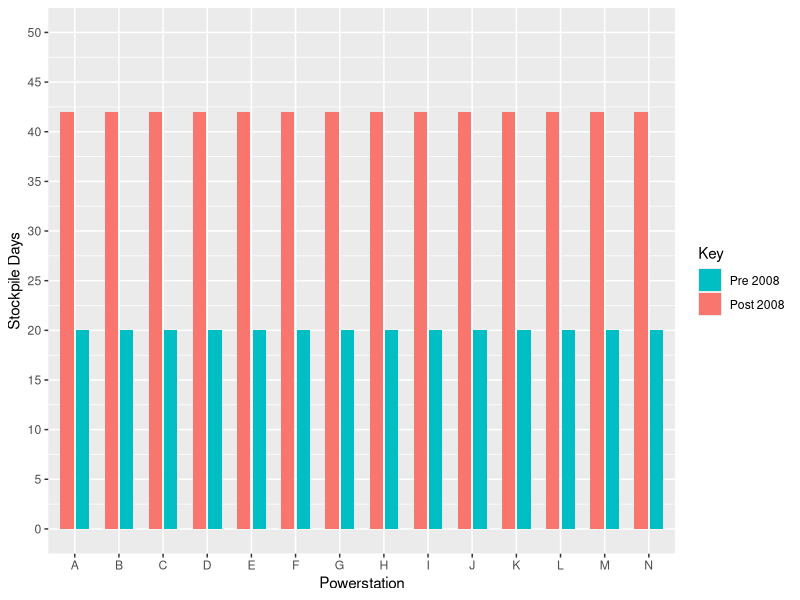
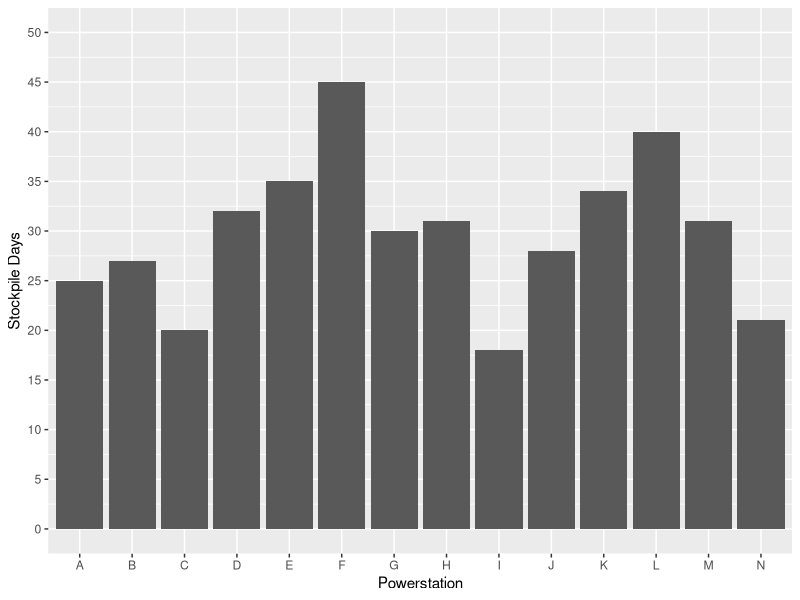
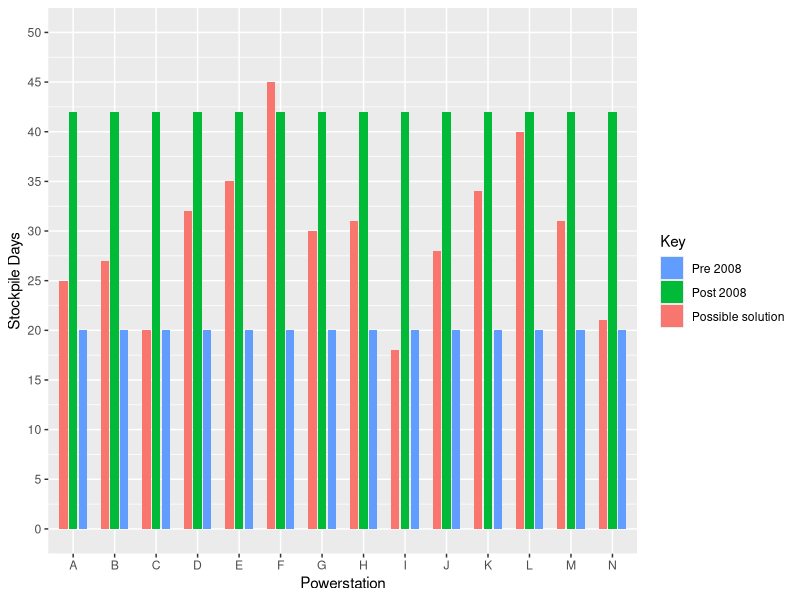
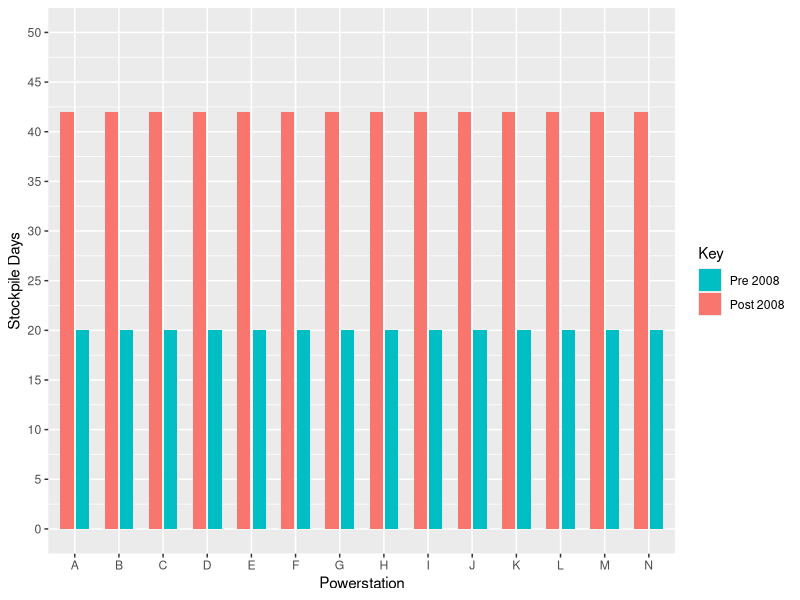
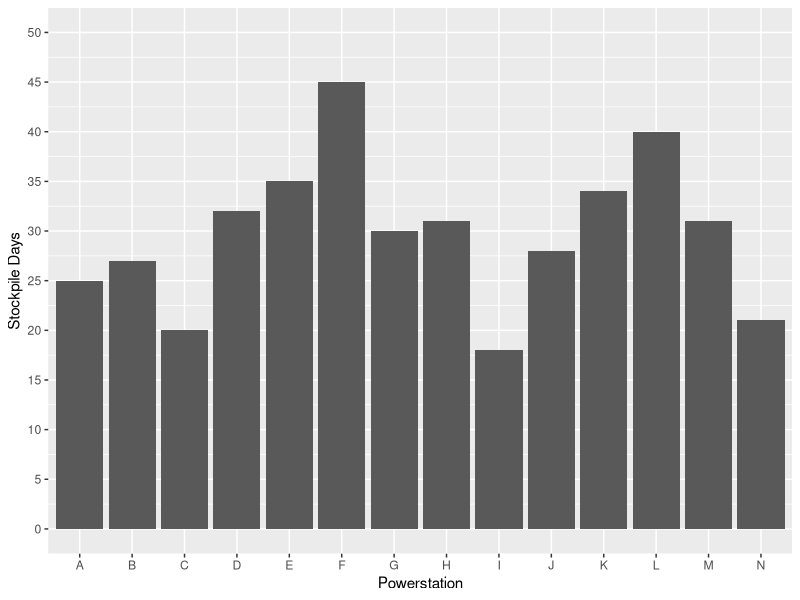
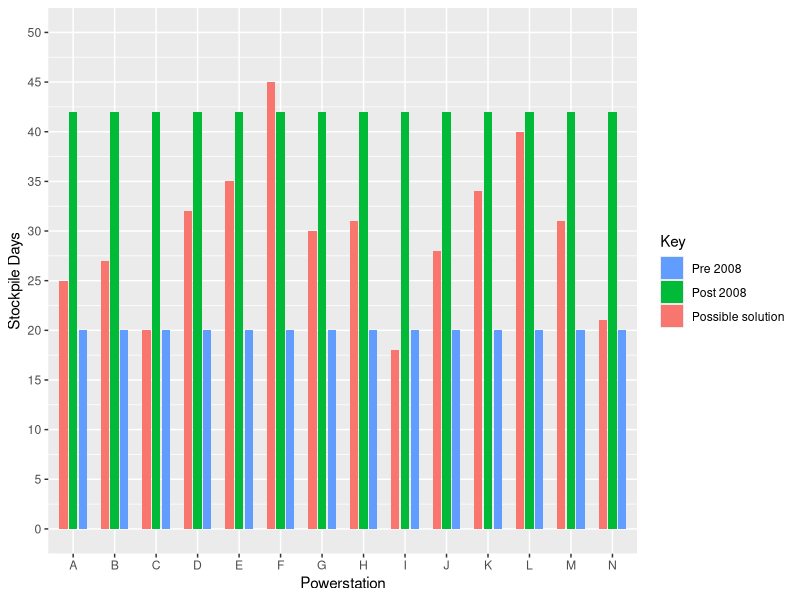

These charts were generated, in order, by the following R code:
setwd("~/MEGA/Thesis/WriteUp/ORSSA2014/Presentation")
getwd()

library(ggplot2)

ps.names <- LETTERS[1:14]

traditional  <- data.frame(Powerstation=rep(ps.names,2), 
                           StockpileDays=c(rep(20,14), rep(42,14)),
                           Key=c(rep("Pre 2008", 14), rep("Post 2008", 14))
  )

ggplot(data=traditional, aes(x=Powerstation, y=StockpileDays, fill=Key)) + 
  geom_bar(stat="identity", width=0.6, position=position_dodge(width=0.7)) +
  ylab("Stockpile Days") +
  scale_x_discrete(limits=ps.names) +
  scale_y_continuous(breaks=seq(0, 50, 5), limits=c(0,50)) +
  scale_fill_discrete(breaks=c("Pre 2008", "Post 2008"))
ggsave(file="Traditional-approach.pdf",height=6,width=9)



possible  <- data.frame(Powerstation=rep(ps.names), 
                           StockpileDays=c(25,27,20,32,35,45,30,31,18,28,34,40,31,21)
  )

ggplot(data=possible, aes(x=Powerstation, y=StockpileDays)) + 
  geom_bar(stat="identity", position=position_dodge(width=0.7)) +
  ylab("Stockpile Days") +
  scale_x_discrete(limits=ps.names) +
  scale_y_continuous(breaks=seq(0, 50, 5), limits=c(0,50)) 
ggsave(file="possible-solution.pdf",height=6,width=9)


possible2  <- data.frame(Powerstation=rep(ps.names,3), 
                        StockpileDays=c(rep(20,14), rep(42,14), 
                                        25,27,20,32,35,45,30,31,18,28,34,40,31,21),
                        Key=c(rep("Pre 2008", 14), rep("Post 2008", 14), rep("Possible solution",14)))


ggplot(data=possible2, aes(x=Powerstation, y=StockpileDays, fill=Key)) + 
  geom_bar(stat="identity", width=0.6, position=position_dodge(width=0.7)) +
  ylab("Stockpile Days") +
  scale_x_discrete(limits=ps.names) +
  scale_y_continuous(breaks=seq(0, 50, 5), limits=c(0,50)) +
  scale_fill_discrete(breaks=c("Pre 2008", "Post 2008", "Possible solution"))
ggsave(file="possible-solution2.pdf",height=6,width=10) 

